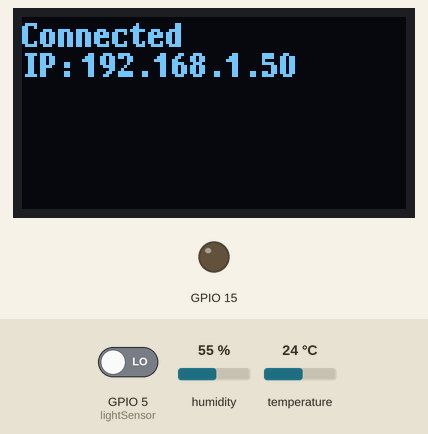
A program run on a simulated ESP32. On the bench: 128×64 one-colour display, output pins drawn as LEDs (lit = HIGH). The inputs (shaded band) are chosen by the test bench; at power-on: GPIO 5 (lightSensor) LOW, humidity 55 %, temperature 24 °C. WiFi joins after 1.5 s; servers stay silent unless stated; no MQTT or app messages arrive unless stated; what the program prints to the serial monitor is not drawn. At 12.8 s the program puts the board to deep sleep or switches it off; the recording ends there.

Above: at 2.6 s.
At 6.8 s:
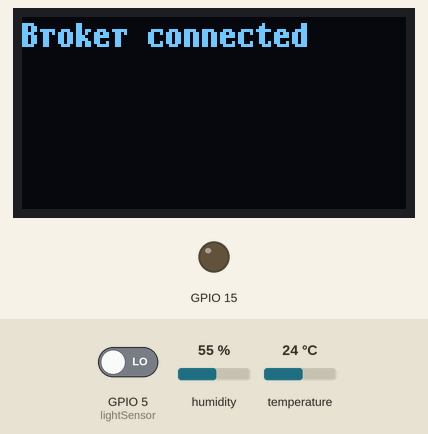
At 8.8 s:
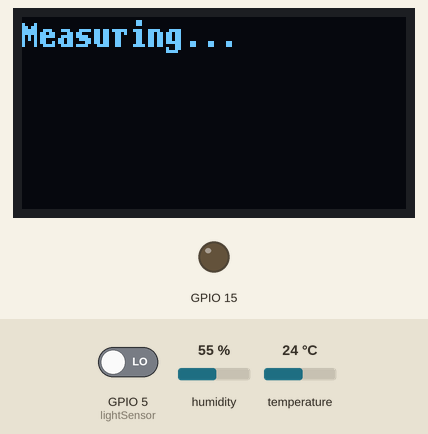
At 9.7 s:
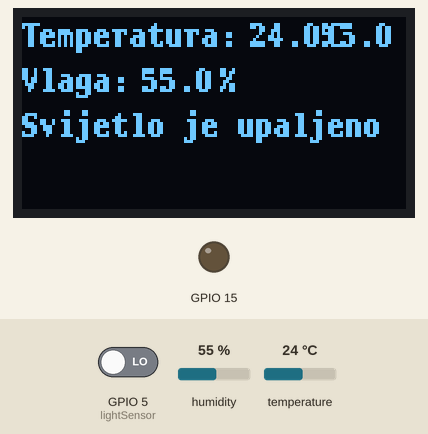
Timing chart, 0 to 12.8 s (numbered marks = the images above):
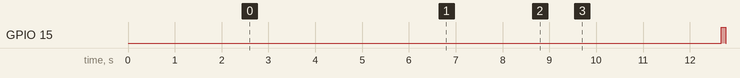

The program:

main.cpp
```cpp
#include <Arduino.h>
#include <U8g2lib.h>
#include <WiFi.h>
#include <string.h>
#include <DHT.h>
#include <stdlib.h>
#include <SPI.h>
#include <Wire.h>
#include <esp_wifi.h>
#include <PubSubClient.h>
#include <unistd.h>

//definiranje ekrana
#ifdef U8X8_HAVE_HW_SPI
#endif
#ifdef U8X8_HAVE_HW_I2C
#endif

//definiranje senzora temperature i vlage (DHT11)
#define DHTpin 4
#define DHTtype DHT11

DHT dht(DHTpin, DHTtype);

//definiranje senzora svijetlosti
#define lightSensor 5

//WiFi
#define CONNECTION_TIEMOUT 1;
#define DEEP_SLEEP_DURATION 10;

const char* ssid = "#######";
const char* password = "#######";

//MQTT
const char* mqtt_server = "test.mosquitto.org";
const char* mqtt_password = "#######";
const char* mqtt_ssid = "#######";
const char* mqtt_topic_temperatura = "SmartFarmKarlo/Temperatura1";
const char* mqtt_topic_vlaga = "SmartFarmKarlo/Vlaga1";
const char* mqtt_topic_svijetlo = "SmartFarmKarlo/Svijetlo1";
const int mqtt_port = 1883;

WiFiClient espClient;
PubSubClient client(espClient);

//OLED
U8G2_SSD1306_128X64_NONAME_F_HW_I2C u8g2(U8G2_R0, /* clock=*/ SCL, /* data=*/ SDA, /* reset=*/ U8X8_PIN_NONE);  // High speed I2C

// U8G2_SSD1306_128X64_NONAME_F_SW_I2C u8g2(U8G2_R0, /* clock=*/ SCL, /* data=*/ SDA, /* reset=*/ U8X8_PIN_NONE);    //Low spped I2C

void ConnectToWiFi(const char* ssid, const char* password){
    WiFi.mode(WIFI_STA);
    WiFi.begin(ssid, password);
    int timeout = 0;

    while (WiFi.status() != WL_CONNECTED)
    {
        u8g2.clearBuffer();
        u8g2.drawStr(0, 10, "Connecting to WiFi...");
        u8g2.sendBuffer();
        timeout++;

        delay(100);
        if(timeout >= 100){
            u8g2.clearBuffer();
            u8g2.clearDisplay();
            u8g2.drawStr(0, 10, "Can't connect to WiFi");
            u8g2.drawStr(0, 25, "Restart in 10s");
            u8g2.sendBuffer();
            //deep sleep, timer je u mikrosekundama
            esp_sleep_enable_timer_wakeup(10000000);
            esp_deep_sleep_start();
        }
    }

    Serial.println(WiFi.localIP());

    u8g2.clearBuffer();
    u8g2.clearDisplay();
    u8g2.drawStr(0, 10, "Connected");
    u8g2.drawStr(0, 20, "IP:");
    u8g2.drawStr(20, 20, WiFi.localIP().toString().c_str());
    u8g2.sendBuffer();
    delay(2000);
}

void ConnectToMqtt(const char* mqttServer, int mqttPort){
    client.setServer(mqttServer, mqttPort);

    while (!client.connected())
    {
        u8g2.clearBuffer();
        u8g2.clearDisplay();
        u8g2.drawStr(0, 10, "Connecting to MQTT");
        u8g2.drawStr(0, 25, "broker...");
        u8g2.sendBuffer();

        delay(2000);

        client.setServer(mqtt_server, mqtt_port);
        //client.setCallback(callback);
        client.connect("ESP32_client");
    }

    u8g2.clearBuffer();
    u8g2.clearDisplay();
    u8g2.drawStr(0, 10, "Broker connected");
    u8g2.sendBuffer();
    delay(2000);
}

void setup(void) {
    Serial.begin(115200);
    u8g2.begin();
    dht.begin();
    u8g2.setFont(u8g2_font_t0_12b_tf);
    pinMode(lightSensor, INPUT);
    pinMode(15, OUTPUT);
    delay(1000);

    ConnectToWiFi(ssid, password);

    ConnectToMqtt(mqtt_server, mqtt_port);

    u8g2.clearBuffer();
    u8g2.clearDisplay();
    u8g2.drawStr(0, 10, "Measuring...");
    u8g2.sendBuffer();
}

char tempBuffer[4];
char humBuffer[5];
int light;
char lightChar[6];

void loop(void) {

    delay(500);

    //citanje vrijednosti temperature i vlage
    //dtostrf() pretvara iz float u char
    dtostrf(dht.readTemperature(), 4, 1, tempBuffer);
    dtostrf(dht.readHumidity(), 4, 1, humBuffer);

    //citanje vrijednosti svijetlosti, 1 ugaseno, 0 upaljeno
    //sprintf() pretvara int u char
    light = digitalRead(lightSensor);
    sprintf(lightChar, "%d", light);

    //citanje sa senzora svakih 5 sekundi
    delay(300);

    u8g2.clearBuffer();
    u8g2.clearDisplay();
    u8g2.drawStr(0, 10, "Temperatura:");
    u8g2.drawStr(76, 10, tempBuffer);
    u8g2.drawStr(102, 10, "C");
    u8g2.drawStr(0, 25, "Vlaga:");
    u8g2.drawStr(40, 25, humBuffer);
    u8g2.drawStr(66, 25, "%");

    if(light)
        u8g2.drawStr(0, 40, "Svijetlo je ugaseno");
    else
        u8g2.drawStr(0, 40, "Svijetlo je upaljeno");

    u8g2.sendBuffer();

    client.publish(mqtt_topic_temperatura, tempBuffer);
    delay(1000);
    client.publish(mqtt_topic_vlaga, humBuffer);
    delay(1000);
    client.publish(mqtt_topic_svijetlo, lightChar);
    delay(1000);
    digitalWrite(15, HIGH);
    delay(100);
    digitalWrite(15, LOW);

    //min * microsec = koliko minute ce spavati
    unsigned int microsec = 60000000;
    esp_sleep_enable_timer_wakeup(30 * microsec);
    esp_deep_sleep_start();
}
```

Measured:
- by itself, GPIO 15: LOW → HIGH at 12.7 s, → LOW 0.10 s later
- what the display in image 0 shows lasts 2.0 s, from 2.6 s to 4.6 s
- what the display in image 2 shows lasts 0.8 s, from 8.8 s to 9.6 s
